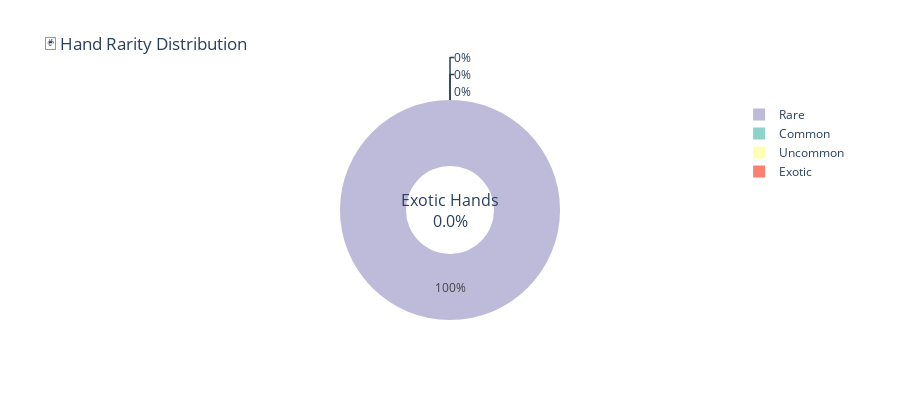

Notebook code cell kept with this figure:
### Code cell
# Hand rarity and exotic hand analysis

def create_hand_rarity_analysis(tournament_data: Dict):
    """Analyze the rarity and frequency of different hand types."""
    hand_frequency = tournament_data["hand_frequency"]
    
    # Categorize hands by rarity
    common_hands = ["High Card", "One Pair", "Two Pair"]
    uncommon_hands = ["Three of a Kind", "Straight", "Flush"]
    rare_hands = ["Full House", "Four of a Kind", "Straight Flush"]
    exotic_hands = ["Royal Flush", "Flush Four", "Sandwich Hand", "Odd Straight", 
                   "Even Straight", "Skipping Straight", "Rainbow Straight", 
                   "Flush House", "Five of a Kind", "Flush Five"]
    
    categories = {
        "Common": sum(hand_frequency.get(hand, 0) for hand in common_hands),
        "Uncommon": sum(hand_frequency.get(hand, 0) for hand in uncommon_hands),
        "Rare": sum(hand_frequency.get(hand, 0) for hand in rare_hands),
        "Exotic": sum(hand_frequency.get(hand, 0) for hand in exotic_hands)
    }
    
    # Create donut chart
    fig = go.Figure(data=[go.Pie(
        labels=list(categories.keys()),
        values=list(categories.values()),
        hole=0.4,
        marker_colors=px.colors.qualitative.Set3
    )])
    
    fig.update_layout(
        title="🃏 Hand Rarity Distribution",
        template="plotly_white",
        height=400
    )
    
    # Add center text
    total_hands = sum(categories.values())
    exotic_pct = (categories["Exotic"] / total_hands * 100) if total_hands > 0 else 0
    
    fig.add_annotation(
        text=f"Exotic Hands<br>{exotic_pct:.1f}%",
        x=0.5, y=0.5,
        font_size=16,
        showarrow=False
    )
    
    return fig

# Create and display hand rarity analysis
print("🃏 ANALYZING HAND RARITY DISTRIBUTION")
print("-" * 40)

hand_rarity_chart = create_hand_rarity_analysis(tournament_data)
hand_rarity_chart.show()

print("✅ Hand rarity analysis displayed above!")

# Show detailed breakdown
print("\nDetailed Hand Frequency:")
for hand_type, count in sorted(tournament_data["hand_frequency"].items(), 
                              key=lambda x: x[1], reverse=True):
    percentage = (count / tournament_data["num_rounds"]) * 100
    print(f"  {hand_type}: {count} times ({percentage:.1f}%)")

### Figure 1 — Plotly figure (JSON) as saved in the notebook; plotly's stock layout.template omitted (floating-point values rounded to 4 significant figures)
{"data": [{"hole": 0.4, "labels": ["Common", "Uncommon", "Rare", "Exotic"], "marker": {"colors": ["rgb(141,211,199)", "rgb(255,255,179)", "rgb(190,186,218)", "rgb(251,128,114)", "rgb(128,177,211)", "rgb(253,180,98)", "rgb(179,222,105)", "rgb(252,205,229)", "rgb(217,217,217)", "rgb(188,128,189)", "rgb(204,235,197)", "rgb(255,237,111)"]}, "type": "pie", "values": [0, 0, 5, 0]}], "layout": {"annotations": [{"font": {"size": 16}, "showarrow": false, "text": "Exotic Hands<br>0.0%", "x": 0.5, "y": 0.5}], "height": 400, "title": {"text": "🃏 Hand Rarity Distribution"}}}
